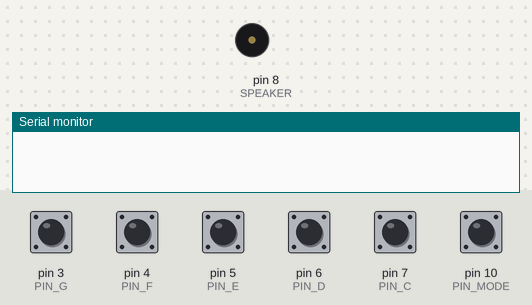
A sketch run on a simulated Arduino Uno, built with avr-gcc and run on an emulated ATmega328P. Shown: buzzer (waves = sounding), the last lines printed to the serial monitor. Inputs (shaded band) come from the test bench; at power-on: pin 3 (PIN_G), pin 4 (PIN_F), pin 5 (PIN_E), pin 6 (PIN_D), pin 7 (PIN_C), pin 10 (PIN_MODE) HIGH.

Above: at 1.2 s.
1.3 s: pin 3 (PIN_G) pulled LOW for 0.15 s
At 1.38 s:
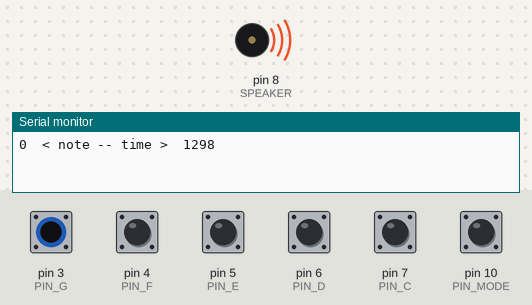
2.9 s: pin 10 (PIN_MODE) pulled LOW for 0.15 s
At 3.5 s:
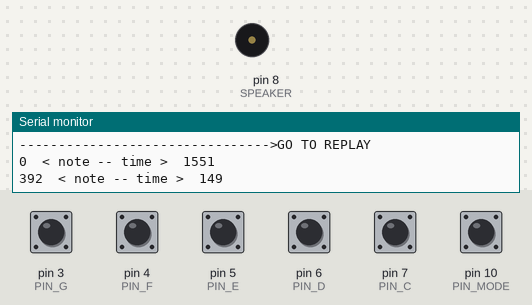
Timing chart, 0 to 5.9 s (numbered marks = the images above; inputs shaded):
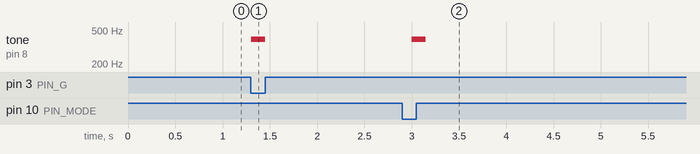

The sketch:

Assignment1_piano.ino
```cpp
#include"pitches.h"

#define PIN_C   7
#define PIN_D   6
#define PIN_E   5
#define PIN_F   4
#define PIN_G   3
#define PIN_MODE  10
#define SPEAKER 8

//------------------------------
typedef struct varpiano{
  int note;
  int timer;
}varpiano;
//------------------------------

void setup() {
  pinMode(PIN_C,INPUT_PULLUP);
  pinMode(PIN_D,INPUT_PULLUP);
  pinMode(PIN_E,INPUT_PULLUP);
  pinMode(PIN_F,INPUT_PULLUP);
  pinMode(PIN_G,INPUT_PULLUP);
  pinMode(PIN_MODE,INPUT_PULLUP);

  pinMode(SPEAKER,OUTPUT);

  Serial.begin(9600);
}

//------------------------------
bool mode_replay = false;
varpiano piano[300];

int num_note = 0;
int mem_note = 10000;
//------------------------------

void loop() {
//-----------------------------------------------------------------------Play Mode------------------------------------------
  if(!mode_replay){
    digitalWrite(LED_BUILTIN,HIGH); // Show status play mode and recording
    int pushing_note;
    int starttime = millis();
    if(digitalRead(PIN_C)==HIGH && digitalRead(PIN_D)==HIGH && digitalRead(PIN_E)==HIGH && digitalRead(PIN_F)==HIGH && digitalRead(PIN_G)==HIGH){
      while(digitalRead(PIN_C)==HIGH && digitalRead(PIN_D)==HIGH && digitalRead(PIN_E)==HIGH && digitalRead(PIN_F)==HIGH && digitalRead(PIN_G)==HIGH && digitalRead(PIN_MODE)==HIGH){
        pushing_note = 0;
        noTone(SPEAKER);
      }
      if(digitalRead(PIN_MODE)==LOW){
        mode_replay = true;
        Serial.println("-------------------------------->GO TO REPLAY");
        delay(100);
      }
      //-------------------------------------
      record_note(pushing_note,starttime);
      //--------------------------------------
      debug_log_shownote(num_note-1);
      //--------------------------------------
      mem_note = pushing_note;
    }
    else if(!(digitalRead(PIN_C)==HIGH && digitalRead(PIN_D)==HIGH && digitalRead(PIN_E)==HIGH && digitalRead(PIN_F)==HIGH && digitalRead(PIN_G)==HIGH)){
      pushing_note = 0;
      int count;
      count = !digitalRead(PIN_C)+!digitalRead(PIN_D)+!digitalRead(PIN_E)+!digitalRead(PIN_F)+!digitalRead(PIN_G);
      if(digitalRead(PIN_C)==LOW){
        pushing_note = pushing_note + NOTE_C4;
      }
      if(digitalRead(PIN_D)==LOW){
        pushing_note = pushing_note + NOTE_D4;
      }
      if(digitalRead(PIN_E)==LOW){
        pushing_note = pushing_note + NOTE_E4;
      }
      if(digitalRead(PIN_F)==LOW){
        pushing_note = pushing_note + NOTE_F4;
      }
      if(digitalRead(PIN_G)==LOW){
        pushing_note = pushing_note + NOTE_G4;
      }
      pushing_note = pushing_note/count;

      tone(SPEAKER,pushing_note);

      int memcount = count;
      int checkcount = count;
      while(checkcount==memcount){
        checkcount = !digitalRead(PIN_C)+!digitalRead(PIN_D)+!digitalRead(PIN_E)+!digitalRead(PIN_F)+!digitalRead(PIN_G);
      }

      if(mem_note!=pushing_note){
        //-------------------------------------
        record_note(pushing_note,starttime);
        //--------------------------------------
        debug_log_shownote(num_note-1);
        //--------------------------------------
      }
      mem_note = pushing_note;
    }
  }
//-----------------------------------------------------------------------Replay Mode----------------------------------------
  else{
    digitalWrite(LED_BUILTIN,LOW); // Show status replay mode
    for(int i=1;i<num_note;i++){
      if(piano[i].note!=0){
        tone(SPEAKER,piano[i].note);
        delay(piano[i].timer);
      }
      else{
        noTone(SPEAKER);
        delay(piano[i].timer);
      }
      noTone(SPEAKER);
      //--------------------------------------
      debug_log_shownote(i);
      //--------------------------------------
    }
    Serial.println("-------------------------------->END REPLAY");
    while(digitalRead(PIN_MODE)==HIGH){
      // waiting Mode Push
    }
    if(digitalRead(PIN_MODE)==LOW){
      int starttime = millis();
      while(digitalRead(PIN_MODE)==LOW){
        //timer push mode button
      }
      if(millis()-starttime>=3000){
        mode_replay = false;
        clear_record();
        Serial.println("-------------------------------->GO TO PLAY");
      }
      else{
        Serial.println("-------------------------------->GO TO REPLAY");
      }
      delay(100);
    }
  }
}

//-----------------------------------------------------------------------function-------------------------------------------
void debug_log_shownote(int indexnote){
  Serial.print(piano[indexnote].note);
  Serial.print("\t< note -- time >\t");
  Serial.println(piano[indexnote].timer);
}
void record_note(int pushing_note,int starttime){
  piano[num_note].note = pushing_note;
  piano[num_note].timer = millis()-starttime;
  num_note++;
}
void clear_record(){
  for(int i=0;i<num_note;i++){
    piano[i].note = 0;
    piano[i].timer = 0;
  }
  num_note = 0;
}
```

pitches.h
```cpp
/*************************************************
 * Public Constants
 *************************************************/

#define NOTE_B0  31
#define NOTE_C1  33
#define NOTE_CS1 35
#define NOTE_D1  37
#define NOTE_DS1 39
#define NOTE_E1  41
#define NOTE_F1  44
#define NOTE_FS1 46
#define NOTE_G1  49
#define NOTE_GS1 52
#define NOTE_A1  55
#define NOTE_AS1 58
#define NOTE_B1  62
#define NOTE_C2  65
#define NOTE_CS2 69
#define NOTE_D2  73
#define NOTE_DS2 78
#define NOTE_E2  82
#define NOTE_F2  87
#define NOTE_FS2 93
#define NOTE_G2  98
#define NOTE_GS2 104
#define NOTE_A2  110
#define NOTE_AS2 117
#define NOTE_B2  123
#define NOTE_C3  131
#define NOTE_CS3 139
#define NOTE_D3  147
#define NOTE_DS3 156
#define NOTE_E3  165
#define NOTE_F3  175
#define NOTE_FS3 185
#define NOTE_G3  196
#define NOTE_GS3 208
#define NOTE_A3  220
#define NOTE_AS3 233
#define NOTE_B3  247
#define NOTE_C4  262
#define NOTE_CS4 277
#define NOTE_D4  294
#define NOTE_DS4 311
#define NOTE_E4  330
#define NOTE_F4  349
#define NOTE_FS4 370
#define NOTE_G4  392
#define NOTE_GS4 415
#define NOTE_A4  440
#define NOTE_AS4 466
#define NOTE_B4  494
#define NOTE_C5  523
#define NOTE_CS5 554
#define NOTE_D5  587
#define NOTE_DS5 622
#define NOTE_E5  659
#define NOTE_F5  698
#define NOTE_FS5 740
#define NOTE_G5  784
#define NOTE_GS5 831
#define NOTE_A5  880
#define NOTE_AS5 932
#define NOTE_B5  988
#define NOTE_C6  1047
#define NOTE_CS6 1109
#define NOTE_D6  1175
#define NOTE_DS6 1245
#define NOTE_E6  1319
#define NOTE_F6  1397
#define NOTE_FS6 1480
#define NOTE_G6  1568
#define NOTE_GS6 1661
#define NOTE_A6  1760
#define NOTE_AS6 1865
#define NOTE_B6  1976
#define NOTE_C7  2093
#define NOTE_CS7 2217
#define NOTE_D7  2349
#define NOTE_DS7 2489
#define NOTE_E7  2637
#define NOTE_F7  2794
#define NOTE_FS7 2960
#define NOTE_G7  3136
#define NOTE_GS7 3322
#define NOTE_A7  3520
#define NOTE_AS7 3729
#define NOTE_B7  3951
#define NOTE_C8  4186
#define NOTE_CS8 4435
#define NOTE_D8  4699
#define NOTE_DS8 4978
 
```

Measured:
- after the input at 1.3 s, tone on pin 8 (SPEAKER): silent → 392 Hz at once, → silent 0.15 s later
- after the input at 2.9 s, tone on pin 8 (SPEAKER): silent → 392 Hz after 0.10 s, → silent 0.15 s later
